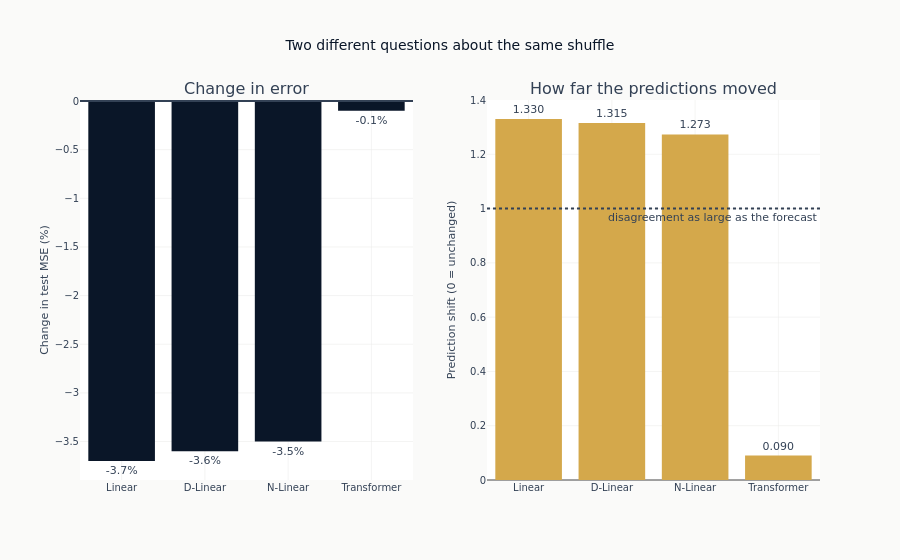

Notebook code cell kept with this figure:
### Markdown cell above
## Does any of them use the ordering?

A model that reads a sequence should behave differently when the sequence stops
being one. The diagnostic is to take each test input window, shuffle its days into a
random order, and run the model again. The model's weights do not change; only the
arrangement of what it is shown does.

Two things are measured, because the error alone cannot answer the question. The
error says whether the shuffle cost anything on average; the distance between the
two sets of predictions says whether the model's output moved at all. Predictions
can move a long way and leave the average squared error where it was, so a model
whose error barely changes has not thereby been shown to ignore order. Only a model
whose *predictions* barely move has been.

This is the test that made the original critique sharp. Zeng and co-authors found
that shuffling cost the Transformers very little on their benchmarks, while the
linear models suffered - evidence against attention layers whose entire
justification is modelling relations between positions.

The same diagnostic is run here, on a different kind of series, and its outcome has
to be read against that difference. Those benchmarks are electricity load and
exchange rates, with daily and weekly cycles to be found. Daily equity returns have
very little sequential structure for any model to use, so a small shuffle effect
here says something about the series and not only about the architecture. Both
readings are available and the section below separates them.

### Code cell
# Evaluate all models on original and shuffled test inputs
X_test_t = torch.FloatTensor(X_test).to(DEVICE)

# Shuffle each sample's time steps independently
rng = np.random.default_rng(SEED)
X_shuffled = X_test.copy()
for i in range(len(X_shuffled)):
    rng.shuffle(X_shuffled[i])
X_shuffled_t = torch.FloatTensor(X_shuffled).to(DEVICE)

shuffle_results = []
for name, model in models.items():
    model.eval()
    with torch.no_grad():
        pred_orig = model(X_test_t).cpu().numpy()
        pred_shuf = model(X_shuffled_t).cpu().numpy()

    mse_orig = float(np.mean((pred_orig - y_test) ** 2))
    mse_shuf = float(np.mean((pred_shuf - y_test) ** 2))
    # RMS gap between the two prediction sets, over the RMS size of the originals.
    pred_shift = float(
        np.sqrt(np.mean((pred_shuf - pred_orig) ** 2)) / np.sqrt(np.mean(pred_orig**2))
    )
    shuffle_results.append(
        {
            "Model": name,
            "MSE (original)": round(mse_orig, 6),
            "MSE (shuffled)": round(mse_shuf, 6),
            "Delta (%)": round(100 * (mse_shuf - mse_orig) / mse_orig, 1),
            "Prediction shift": round(pred_shift, 3),
        }
    )

shuffle_df = pl.DataFrame(shuffle_results)

fig = make_subplots(
    rows=1,
    cols=2,
    subplot_titles=["Change in error", "How far the predictions moved"],
)
fig.add_trace(
    go.Bar(
        x=shuffle_df["Model"],
        y=shuffle_df["Delta (%)"],
        marker_color=COLORS["blue"],
        text=[f"{value:+.1f}%" for value in shuffle_df["Delta (%)"]],
        textposition="outside",
    ),
    row=1,
    col=1,
)
fig.add_trace(
    go.Bar(
        x=shuffle_df["Model"],
        y=shuffle_df["Prediction shift"],
        marker_color=COLORS["amber"],
        text=[f"{value:.3f}" for value in shuffle_df["Prediction shift"]],
        textposition="outside",
    ),
    row=1,
    col=2,
)
fig.add_hline(y=0, line_color=COLORS["neutral"], row=1, col=1)
fig.add_hline(
    y=1.0,
    line_dash="dot",
    line_color=COLORS["neutral"],
    annotation_text="disagreement as large as the forecast",
    annotation_position="bottom right",
    row=1,
    col=2,
)
fig.update_yaxes(title_text="Change in test MSE (%)", row=1, col=1)
fig.update_yaxes(title_text="Prediction shift (0 = unchanged)", row=1, col=2)
fig.update_layout(title="Two different questions about the same shuffle", showlegend=False)
show_plotly_with_alt(
    fig,
    "Two bar charts over the same four trained models. The left gives the percentage "
    "change in test mean squared error when the days inside every input window are "
    "randomly reordered. The right gives how far each model's predictions moved, as the "
    "root-mean-square gap between its original and shuffled predictions divided by the "
    "root-mean-square size of the originals, with zero meaning unchanged.",
)

### Figure 1 — Plotly figure (JSON) as saved in the notebook; plotly's stock layout.template omitted (floating-point values rounded to 4 significant figures)
{"data": [{"marker": {"color": "#0a1628"}, "text": ["-3.7%", "-3.6%", "-3.5%", "-0.1%"], "textposition": "outside", "type": "bar", "x": ["Linear", "D-Linear", "N-Linear", "Transformer"], "xaxis": "x", "y": [-3.7, -3.6, -3.5, -0.1], "yaxis": "y"}, {"marker": {"color": "#D4A84B"}, "text": ["1.330", "1.315", "1.273", "0.090"], "textposition": "outside", "type": "bar", "x": ["Linear", "D-Linear", "N-Linear", "Transformer"], "xaxis": "x2", "y": [1.33, 1.315, 1.273, 0.09], "yaxis": "y2"}], "layout": {"annotations": [{"font": {"size": 16}, "showarrow": false, "text": "Change in error", "x": 0.225, "xanchor": "center", "xref": "paper", "y": 1.0, "yanchor": "bottom", "yref": "paper"}, {"font": {"size": 16}, "showarrow": false, "text": "How far the predictions moved", "x": 0.775, "xanchor": "center", "xref": "paper", "y": 1.0, "yanchor": "bottom", "yref": "paper"}, {"showarrow": false, "text": "disagreement as large as the forecast", "x": 1, "xanchor": "right", "xref": "x2 domain", "y": 1.0, "yanchor": "top", "yref": "y2"}], "shapes": [{"line": {"color": "#334155"}, "type": "line", "x0": 0, "x1": 1, "xref": "x domain", "y0": 0, "y1": 0, "yref": "y"}, {"line": {"color": "#334155", "dash": "dot"}, "type": "line", "x0": 0, "x1": 1, "xref": "x2 domain", "y0": 1.0, "y1": 1.0, "yref": "y2"}], "showlegend": false, "title": {"text": "Two different questions about the same shuffle"}, "xaxis": {"anchor": "y", "domain": [0.0, 0.45]}, "xaxis2": {"anchor": "y2", "domain": [0.55, 1.0]}, "yaxis": {"anchor": "x", "domain": [0.0, 1.0], "title": {"text": "Change in test MSE (%)"}}, "yaxis2": {"anchor": "x2", "domain": [0.0, 1.0], "title": {"text": "Prediction shift (0 = unchanged)"}}}}
